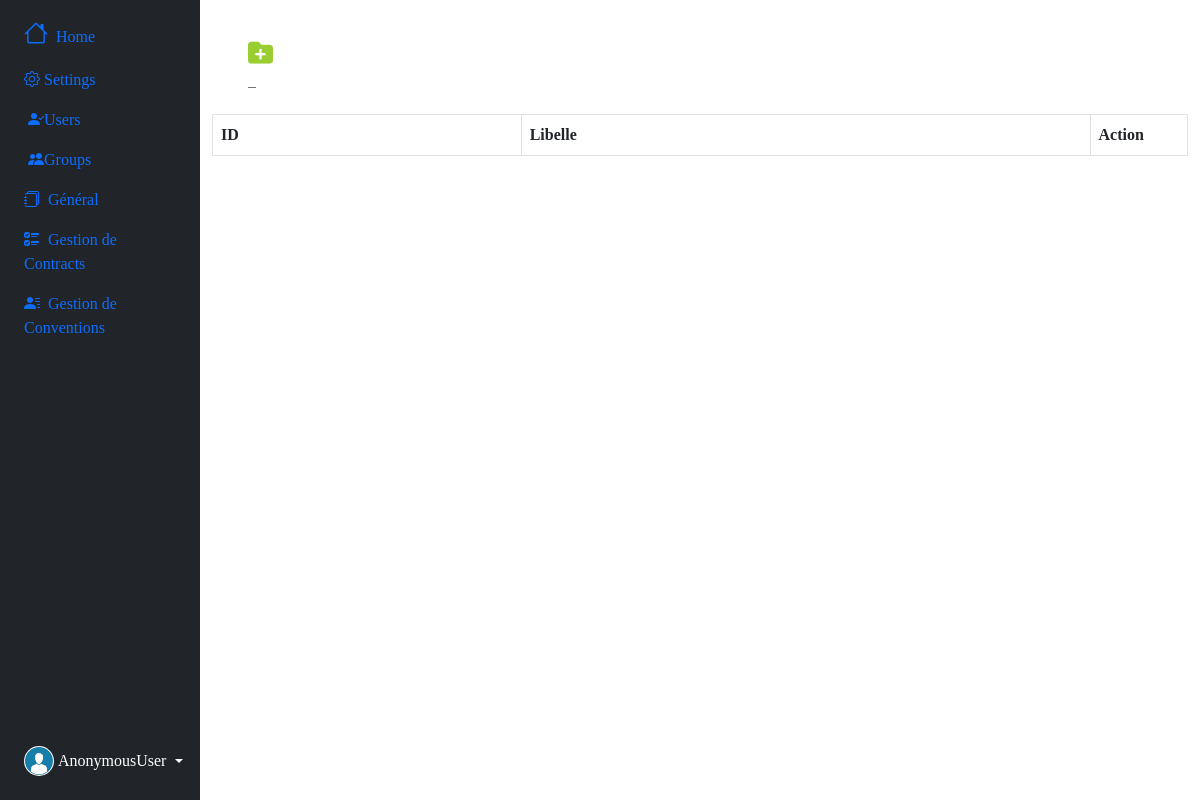
The app's page /convention/type_con, older data.
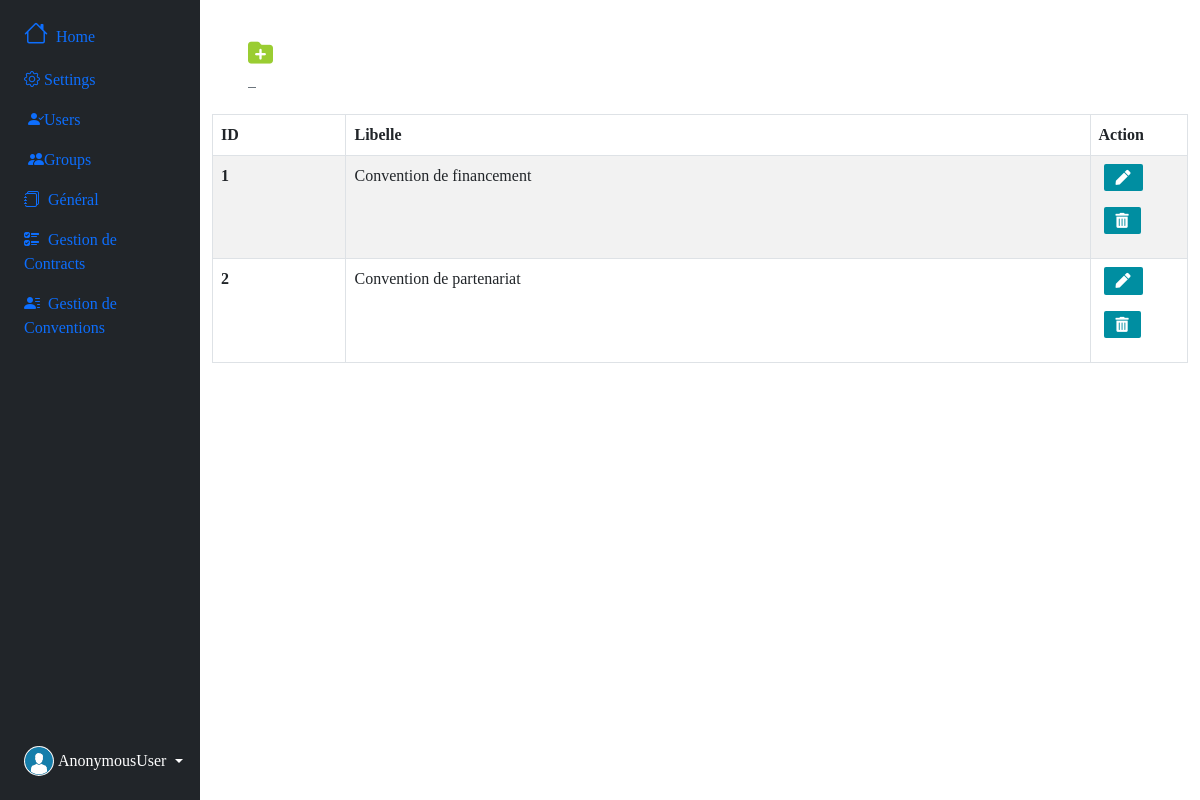
The same page, newer data.
### gestionconvention/models.py (models this page shows, shortened)
class TypeConvention(models.Model):
    libelle = models.CharField(max_length=70, null=True, blank=True)

### gestionconvention/views.py (the view)
# urls.py: path('convention/type_con', views.type_con, name="type_con"),
def type_con(request):
    types_convs = TypeConvention.objects.all()
    context={"types_convs":types_convs}
    return render(request, 'gestionconvention/type_con.html', context)

### gestionconvention/templates/gestionconvention/type_con.html (shortened to what this page needs)
{% extends 'index.html' %}
{% load bootstrap_icons %}
{% block btn %}
					<a href="{% url 'add_type_con' %}" class="btn-outline-secondary"style="width: 50px; height: 50px; margin-right: 30px;" title="Add Type">
						<i style="color: yellowgreen; font-size: 25px; " class="fa-sharp fa-solid fa-folder-plus"></i> &nbsp;&nbsp;
					</a>
{% endblock btn %}
{% block main%}
<table table id="example" class="table table-striped table-bordered" style="width:100%">
  <thead>
    <tr>
      <th scope="col">ID</th>
      <th scope="col">Libelle</th>
      <th scope="col" style="width: 10%;">Action</th>
    </tr>
  </thead>
  <tbody>
    {% for types_conv in types_convs %}
    <tr>
      <th scope="row">{{types_conv.id}}</th>
      <td>{{types_conv.libelle}}</td>
      <td>
        <a href="{% url 'edit_type_con' types_conv.id %}" class="btn btn-success text-center" title="Edit Type">
            <i style="font-size: 15px;" class="fas fa-pen"></i>
        </a>
        <a class="btn btn-secondary text-center" title="Delete Type" data-bs-toggle="modal" data-bs-target="#deleteModal{{types_conv.id}}">
            <i style="font-size: 15px;" class="fas fa-trash-alt"></i>
        </a>
    </td>
    </tr>
    {% endfor %}
  </tbody>
</table>
  {% endblock main%}

Row changes from the older to the newer data that the page shows:
added TypeConvention: id "1", libelle "Convention de financement"
added TypeConvention: id "2", libelle "Convention de partenariat"
